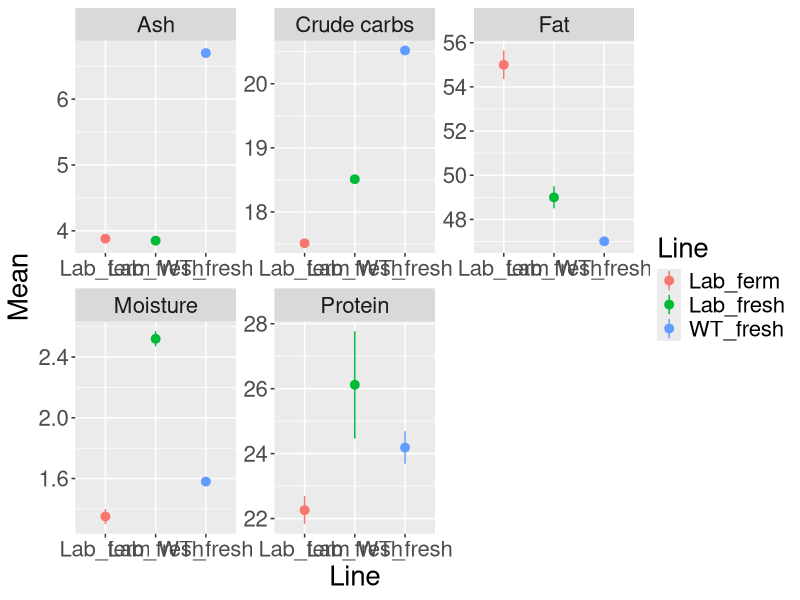

This chart was generated by the following R code:
library(here)
library(readxl)
library(ggplot2)
here()

#Feed in data
fst_data<-read_excel(here("FST", "fst_proximate.xlsx"), sheet="Sheet1")

ggplot(data=fst_data, aes(y=Mean, x=Line, group=Line, colour=Line))+
  geom_pointrange(aes(ymin=Mean-SD, ymax=Mean+SD))+
  facet_wrap(~Parameters, scales='free')+
  theme(text = element_text(size=20))



